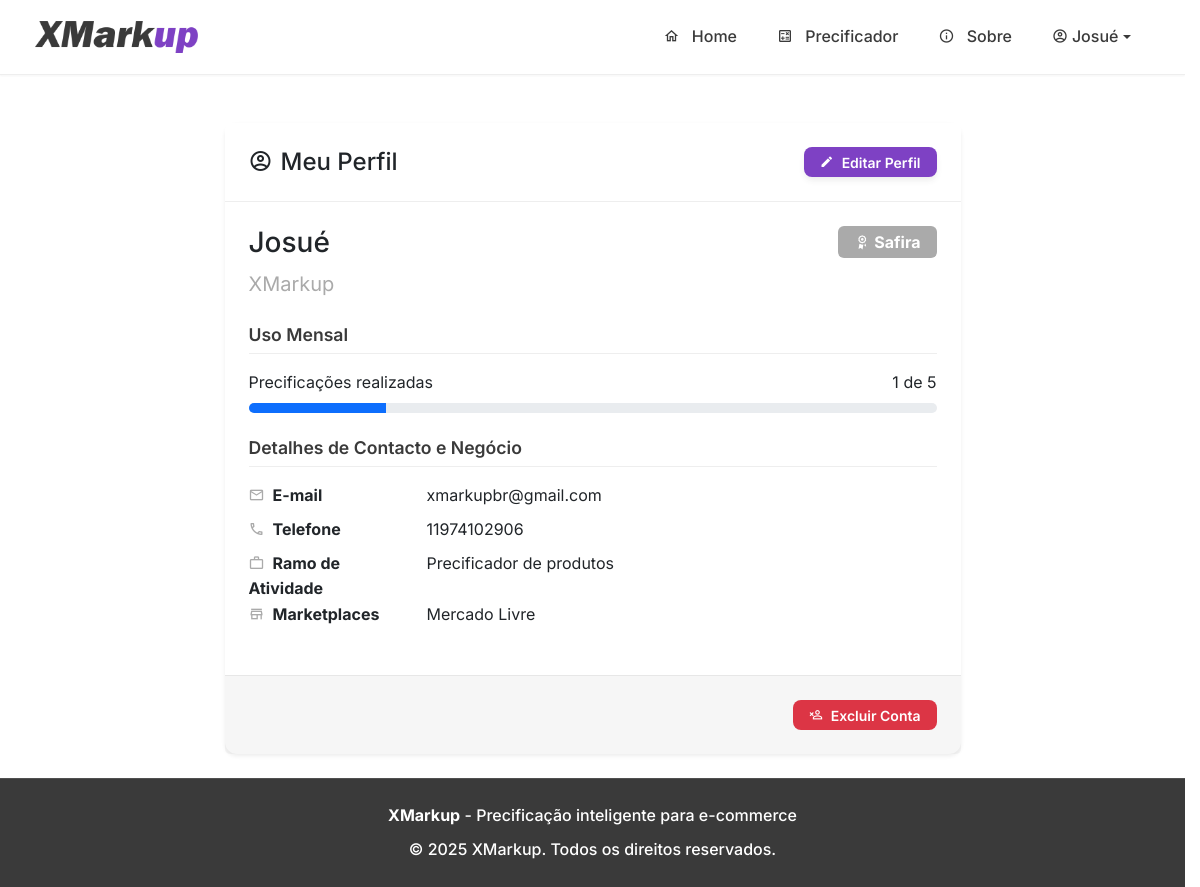
Screenshot of /perfil (signed in) with the database file from the repository.
### tables this page shows
CREATE TABLE users (
            id INTEGER PRIMARY KEY AUTOINCREMENT,
            email TEXT UNIQUE NOT NULL,
            password TEXT NOT NULL,
            nome_completo TEXT,
            empresa TEXT,
            telefone TEXT,
            ramo_atividade TEXT,
            marketplaces TEXT,
            is_admin BOOLEAN NOT NULL DEFAULT 0,
            
            -- COLUNAS DE GESTÃO DE CLIENTES --
            status_cliente TEXT NOT NULL DEFAULT 'Safira',
            precificacao_limit INTEGER NOT NULL DEFAULT 5,
            limit_reset_date TIMESTAMP,

            -- COLUNAS DE CONFIGURAÇÃO --
            default_margem REAL DEFAULT 0.0,
            default_comissao_site REAL DEFAULT 0.0,
            default_frete_site REAL DEFAULT 0.0,
            default_comissao_ml REAL DEFAULT 0.0,
            default_frete_ml REAL DEFAULT 0.0,
            default_comissao_shopee REAL DEFAULT 0.0,
            default_frete_shopee REAL DEFAULT 0.0,
            
            -- COLUNAS PARA MARGEM DE CONTRIBUIÇÃO --
            default_pricing_method TEXT DEFAULT 'simple_margin',
            default_fixed_costs REAL DEFAULT 0.0,
            default_monthly_sales_qty INTEGER DEFAULT 100,
            default_contribution_margin REAL DEFAULT 30.0,
            
            -- COLUNAS PARA EXCLUSÃO DE CONTA --
            is_deleted BOOLEAN NOT NULL DEFAULT 0,
            deleted_at TIMESTAMP,
            delete_reason TEXT
        );

### app.py (the view)
@app.route('/perfil')
@login_required
def perfil():
    db = get_db()
    user_data = db.execute(
        'SELECT * FROM users WHERE id = ?', (current_user.id,)
    ).fetchone()
    uso_recente = get_user_usage(db, current_user.id, user_data['limit_reset_date'])
    return render_template(
        'perfil.html',
        user=user_data,
        uso_recente=uso_recente
    )

### app.py (called while the page is built, shortened)
def get_user_usage(db, user_id, last_reset_date=None):
    start_date = datetime.now() - timedelta(days=30)
    count = db.execute(
        "SELECT COUNT(id) FROM precificacoes WHERE user_id = ? AND criado_em > ?",
        (user_id, start_date)
    ).fetchone()[0]
    return count

### database.py (called while the page is built)
def get_db():
    if 'db' not in g:
        g.db = sqlite3.connect(DATABASE_NAME)
        g.db.row_factory = sqlite3.Row
    return g.db

### templates/perfil.html (shortened to what this page needs)
{% extends 'base.html' %}
{% block content %}
<div class="container mt-4">
    <div class="row justify-content-center">
        <div class="col-lg-8">
            <div class="card shadow-sm">
                <div class="card-header d-flex justify-content-between align-items-center">
                    <h4 class="mb-0"><span class="mdi mdi-account-circle-outline me-2"></span>Meu Perfil</h4>
                    <a href="{{ url_for('editar_perfil') }}" class="btn btn-sm btn-primary">
                        <span class="mdi mdi-pencil me-1"></span>Editar Perfil
                    </a>
                </div>
                <div class="card-body p-4">
                    <div class="d-flex justify-content-between align-items-start mb-4">
                        <div>
                            <h3>{{ user.nome_completo }}</h3>
                            <p class="text-muted fs-5 mb-0">{{ user.empresa or 'Empresa não informada' }}</p>
                        </div>
                        <div>
                            {% set status_color = 'secondary' %}
                            {% if user.status_cliente == 'Esmeralda' %}{% set status_color = 'success' %}{% endif %}
                            {% if user.status_cliente == 'Diamante' %}{% set status_color = 'primary' %}{% endif %}
                            <span class="badge bg-{{ status_color }} fs-6 px-3 py-2">
                                <span class="mdi mdi-seal-variant me-1"></span>{{ user.status_cliente }}
                            </span>
                        </div>
                    </div>
                    <div class="mb-4">
                        <h5 class="form-section-title">Uso Mensal</h5>
                        <div class="d-flex justify-content-between">
                            <span>Precificações realizadas</span>
                            <span>{{ uso_recente }} de {{ user.precificacao_limit }}</span>
                        </div>
                        <div class="progress mt-2" style="height: 10px;">
                            {% set usage_percent = (uso_recente / user.precificacao_limit * 100)|int %}
                            <div class="progress-bar" role="progressbar" style="width: {{ usage_percent }}%;" aria-valuenow="{{ uso_recente }}" aria-valuemin="0" aria-valuemax="{{ user.precificacao_limit }}"></div>
                        </div>
                    </div>
                    <h5 class="form-section-title mt-4">Detalhes de Contacto e Negócio</h5>
                    <dl class="row mt-3">
                        <dt class="col-sm-4 col-lg-3"><span class="mdi mdi-email-outline me-2 text-muted"></span>E-mail</dt>
                        <dd class="col-sm-8 col-lg-9">{{ user.email }}</dd>
                        <dt class="col-sm-4 col-lg-3"><span class="mdi mdi-phone-outline me-2 text-muted"></span>Telefone</dt>
                        <dd class="col-sm-8 col-lg-9">{{ user.telefone or 'Não informado' }}</dd>
                        <dt class="col-sm-4 col-lg-3"><span class="mdi mdi-briefcase-outline me-2 text-muted"></span>Ramo de Atividade</dt>
                        <dd class="col-sm-8 col-lg-9">{{ user.ramo_atividade or 'Não informado' }}</dd>
                        <dt class="col-sm-4 col-lg-3"><span class="mdi mdi-store-outline me-2 text-muted"></span>Marketplaces</dt>
                        <dd class="col-sm-8 col-lg-9">{{ user.marketplaces.replace(',', ', ') if user.marketplaces else 'Não informado' }}</dd>
                    </dl>
                </div>
                <div class="card-footer bg-light text-end">
                    <button type="button" class="btn btn-sm btn-danger" data-bs-toggle="modal" data-bs-target="#deleteAccountModal">
                        <span class="mdi mdi-account-remove-outline me-1"></span>Excluir Conta
                    </button>
                </div>
            </div>
        </div>
    </div>
</div>
{% endblock %}

### templates/base.html (shortened to what this page needs)
<!DOCTYPE html>
<html lang="pt-br">
<head>
    <link href="https://cdn.jsdelivr.net/npm/bootstrap@5.3.3/dist/css/bootstrap.min.css" rel="stylesheet">
    <link rel="stylesheet" href="https://cdn.jsdelivr.net/npm/@mdi/font@7.4.47/css/materialdesignicons.min.css">
    <link rel="stylesheet" href="{{ url_for('static', filename='css/style.css') }}">
</head>
<body>
    <nav class="navbar navbar-expand-lg sticky-top">
        <div class="container">
            <a class="navbar-brand d-flex align-items-center" href="{{ url_for('home') }}">
                <img src="{{ url_for('static', filename='logo.png') }}" alt="XMarkup Logo" height="32" class="me-2">
            </a>
            <div class="collapse navbar-collapse" id="navbarNav">
                <ul class="navbar-nav ms-auto">
                    <li class="nav-item">
                        <a class="nav-link {% if request.endpoint == 'home' %}active{% endif %}"
                           href="{{ url_for('home') }}">
                            <span class="mdi mdi-home-outline"></span>
                            Home
                        </a>
                    </li>
                    {% if current_user.is_authenticated %}
                    <li class="nav-item">
                        <a class="nav-link {% if request.endpoint == 'precificador' %}active{% endif %}"
                           href="{{ url_for('precificador') }}">
                            <span class="mdi mdi-calculator-variant-outline"></span>
                            Precificador
                        </a>
                    </li>
                    {% endif %}
                    <li class="nav-item">
                        <a class="nav-link {% if request.endpoint == 'sobre' %}active{% endif %}"
                           href="{{ url_for('sobre') }}">
                            <span class="mdi mdi-information-outline"></span>
                            Sobre
                        </a>
                    </li>
                    {% if current_user.is_authenticated %}
                        <li class="nav-item dropdown">
                            <a class="nav-link dropdown-toggle d-flex align-items-center" href="#" id="navbarDropdown"
                               role="button" data-bs-toggle="dropdown" aria-expanded="false">
                                <span class="mdi mdi-account-circle-outline me-1"></span>
                                {{ current_user.nome_completo.split(' ')[0] }}
                            </a>
                        </li>
                    {% endif %}
                </ul>
            </div>
        </div>
    </nav>
    <main class="py-4">
        {% block content %}{% endblock %}
    </main>
    <footer class="text-center">
        <div class="container">
            <div class="row">
                <div class="col-md-12">
                    <p class="mb-2">
                        <strong>XMarkup</strong> - Precificação inteligente para e-commerce
                    </p>
                    <p class="mb-0">
                        &copy; {{ moment().format('YYYY') if moment else '2025' }} XMarkup. Todos os direitos reservados.
                    </p>
                </div>
            </div>
        </div>
    </footer>
</body>
</html>

### static/css/style.css (style rules this page uses)
:root { --color-dark-gray: #3a3a3a; --color-light-gray: #aaaaaa; --color-purple: #7e41c4; --color-white: #FFFFFF; --color-purple-hover: #6a3aa0; --color-purple-light: rgba(126, 65, 196, 0.1); --color-gray-light: rgba(170, 170, 170, 0.1); --font-family-primary: 'Inter', -apple-system, BlinkMacSystemFont, 'Segoe UI', Roboto, sans-serif; --font-weight-normal: 400; --font-weight-medium: 500; --font-weight-semibold: 600; --font-weight-bold: 700; --spacing-xs: 0.25rem; --spacing-sm: 0.5rem; --spacing-md: 1rem; --spacing-lg: 1.5rem; --spacing-xl: 2rem; --spacing-xxl: 3rem; --border-radius-sm: 0.375rem; --border-radius-md: 0.5rem; --border-radius-lg: 0.75rem; --border-radius-xl: 1rem; --shadow-sm: 0 1px 2px 0 rgba(58, 58, 58, 0.05); --shadow-md: 0 4px 6px -1px rgba(58, 58, 58, 0.1); --shadow-lg: 0 10px 15px -3px rgba(58, 58, 58, 0.1); --shadow-xl: 0 20px 25px -5px rgba(58, 58, 58, 0.1); }
* { box-sizing: border-box; }
html { scrollbar-gutter: stable; scroll-behavior: smooth; }
body { font-family: var(--font-family-primary); background-color: var(--color-white); color: var(--color-dark-gray); line-height: 1.6; font-weight: var(--font-weight-normal); min-height: 100vh; display: flex; flex-direction: column; }
main { flex: 1; }
.navbar { background-color: var(--color-white) !important; border-bottom: 1px solid rgba(170, 170, 170, 0.2); box-shadow: var(--shadow-sm); padding: var(--spacing-md) 0; }
.navbar-brand { font-weight: var(--font-weight-bold); color: var(--color-dark-gray) !important; font-size: 1.5rem; }
.navbar-nav .nav-link { color: var(--color-dark-gray) !important; font-weight: var(--font-weight-medium); padding: var(--spacing-sm) var(--spacing-md) !important; margin: 0 var(--spacing-xs); border-radius: var(--border-radius-md); transition: all 0.3s ease; }
.btn { font-weight: var(--font-weight-semibold); border-radius: var(--border-radius-md); padding: var(--spacing-sm) var(--spacing-lg); transition: all 0.3s ease; border: none; text-decoration: none; display: inline-flex; align-items: center; justify-content: center; gap: var(--spacing-xs); }
.btn-primary { background-color: var(--color-purple); color: var(--color-white); box-shadow: var(--shadow-md); }
.btn-sm { padding: var(--spacing-xs) var(--spacing-md); font-size: 0.875rem; }
.card { border: none; border-radius: var(--border-radius-lg); box-shadow: var(--shadow-md); background-color: var(--color-white); transition: all 0.3s ease; }
.card-header { background-color: var(--color-white); border-bottom: 1px solid rgba(170, 170, 170, 0.2); padding: var(--spacing-lg); border-radius: var(--border-radius-lg) var(--border-radius-lg) 0 0; }
.card-body { padding: var(--spacing-lg); }
.card-footer { background-color: rgba(170, 170, 170, 0.05); border-top: 1px solid rgba(170, 170, 170, 0.2); padding: var(--spacing-lg); border-radius: 0 0 var(--border-radius-lg) var(--border-radius-lg); }
.mdi { margin-right: var(--spacing-sm); }
.text-muted { color: var(--color-light-gray) !important; }
.bg-secondary { background-color: var(--color-light-gray) !important; }
.bg-light { background-color: rgba(170, 170, 170, 0.1) !important; }
footer { background-color: var(--color-dark-gray); color: var(--color-white); padding: var(--spacing-lg) 0; margin-top: auto; border-top: 1px solid rgba(170, 170, 170, 0.2); }
footer p { margin: 0; font-weight: var(--font-weight-medium); }
.form-section-title { font-size: 1.1rem; color: var(--color-dark-gray); margin-bottom: var(--spacing-md); border-bottom: 1px solid rgba(170, 170, 170, 0.2); padding-bottom: var(--spacing-sm); font-weight: var(--font-weight-semibold); }

### rows the page displays
users: nome_completo "Josué", empresa "XMarkup", status_cliente "Safira", precificacao_limit "5", email "xmarkupbr@gmail.com", telefone "11974102906", ramo_atividade "Precificador de produtos", marketplaces "Mercado Livre"

### other values shown
{{ uso_recente }} "1"
{{ moment().format('YYYY') if moment else '2025' }} "2025"
